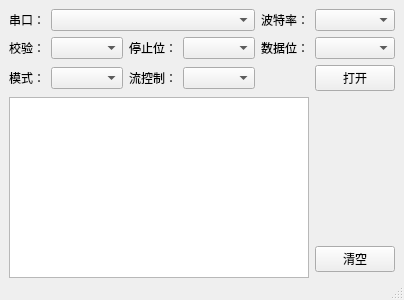
<?xml version="1.0" encoding="UTF-8"?>
<ui version="4.0">
 <class>MainWindow</class>
 <widget class="QMainWindow" name="MainWindow">
  <property name="geometry">
   <rect>
    <x>0</x>
    <y>0</y>
    <width>400</width>
    <height>300</height>
   </rect>
  </property>
  <property name="windowTitle">
   <string>Serial Panel</string>
  </property>
  <widget class="QWidget" name="centralwidget">
   <layout class="QGridLayout" name="gridLayout" columnstretch="0,0,0,0,0,0,0">
    <property name="bottomMargin">
     <number>0</number>
    </property>
    <item row="1" column="5">
     <widget class="QLabel" name="dataBitsLabel">
      <property name="text">
       <string>数据位：</string>
      </property>
     </widget>
    </item>
    <item row="1" column="6">
     <widget class="QComboBox" name="dataBitsComboBox">
      <property name="sizePolicy">
       <sizepolicy hsizetype="Preferred" vsizetype="Fixed">
        <horstretch>1</horstretch>
        <verstretch>0</verstretch>
       </sizepolicy>
      </property>
     </widget>
    </item>
    <item row="5" column="6">
     <widget class="QPushButton" name="clearButton">
      <property name="sizePolicy">
       <sizepolicy hsizetype="Minimum" vsizetype="Fixed">
        <horstretch>0</horstretch>
        <verstretch>0</verstretch>
       </sizepolicy>
      </property>
      <property name="text">
       <string>清空</string>
      </property>
      <property name="autoRepeatDelay">
       <number>300</number>
      </property>
     </widget>
    </item>
    <item row="0" column="0">
     <widget class="QLabel" name="serialPortLabel">
      <property name="text">
       <string>串口：</string>
      </property>
     </widget>
    </item>
    <item row="2" column="6">
     <widget class="QPushButton" name="openButton">
      <property name="text">
       <string>打开</string>
      </property>
     </widget>
    </item>
    <item row="4" column="6">
     <spacer name="verticalSpacer">
      <property name="orientation">
       <enum>Qt::Vertical</enum>
      </property>
      <property name="sizeHint" stdset="0">
       <size>
        <width>20</width>
        <height>40</height>
       </size>
      </property>
     </spacer>
    </item>
    <item row="0" column="6">
     <widget class="QComboBox" name="rateComboBox">
      <property name="sizePolicy">
       <sizepolicy hsizetype="Preferred" vsizetype="Fixed">
        <horstretch>1</horstretch>
        <verstretch>0</verstretch>
       </sizepolicy>
      </property>
     </widget>
    </item>
    <item row="0" column="5">
     <widget class="QLabel" name="rateLabel">
      <property name="text">
       <string>波特率：</string>
      </property>
     </widget>
    </item>
    <item row="1" column="4">
     <widget class="QComboBox" name="stopBitsComboBox"/>
    </item>
    <item row="1" column="3">
     <widget class="QLabel" name="stopBitsLabel">
      <property name="text">
       <string>停止位：</string>
      </property>
     </widget>
    </item>
    <item row="1" column="0">
     <widget class="QLabel" name="parityLabel">
      <property name="text">
       <string>校验：</string>
      </property>
     </widget>
    </item>
    <item row="3" column="0" rowspan="4" colspan="6">
     <widget class="QTextEdit" name="outputTextEdit">
      <property name="sizePolicy">
       <sizepolicy hsizetype="Expanding" vsizetype="Expanding">
        <horstretch>1</horstretch>
        <verstretch>0</verstretch>
       </sizepolicy>
      </property>
     </widget>
    </item>
    <item row="2" column="0">
     <widget class="QLabel" name="modeLabel">
      <property name="text">
       <string>模式：</string>
      </property>
     </widget>
    </item>
    <item row="2" column="3">
     <widget class="QLabel" name="flowControlLabel">
      <property name="text">
       <string>流控制：</string>
      </property>
     </widget>
    </item>
    <item row="0" column="1" colspan="4">
     <widget class="QComboBox" name="serialPortComboBox">
      <property name="sizePolicy">
       <sizepolicy hsizetype="Preferred" vsizetype="Fixed">
        <horstretch>1</horstretch>
        <verstretch>0</verstretch>
       </sizepolicy>
      </property>
     </widget>
    </item>
    <item row="1" column="1" colspan="2">
     <widget class="QComboBox" name="parityComboBox"/>
    </item>
    <item row="2" column="1" colspan="2">
     <widget class="QComboBox" name="modeComboBox"/>
    </item>
    <item row="2" column="4">
     <widget class="QComboBox" name="flowControlComboBox"/>
    </item>
   </layout>
  </widget>
  <widget class="QMenuBar" name="menubar">
   <property name="geometry">
    <rect>
     <x>0</x>
     <y>0</y>
     <width>400</width>
     <height>22</height>
    </rect>
   </property>
  </widget>
  <widget class="QStatusBar" name="statusbar"/>
 </widget>
 <resources/>
 <connections/>
</ui>
